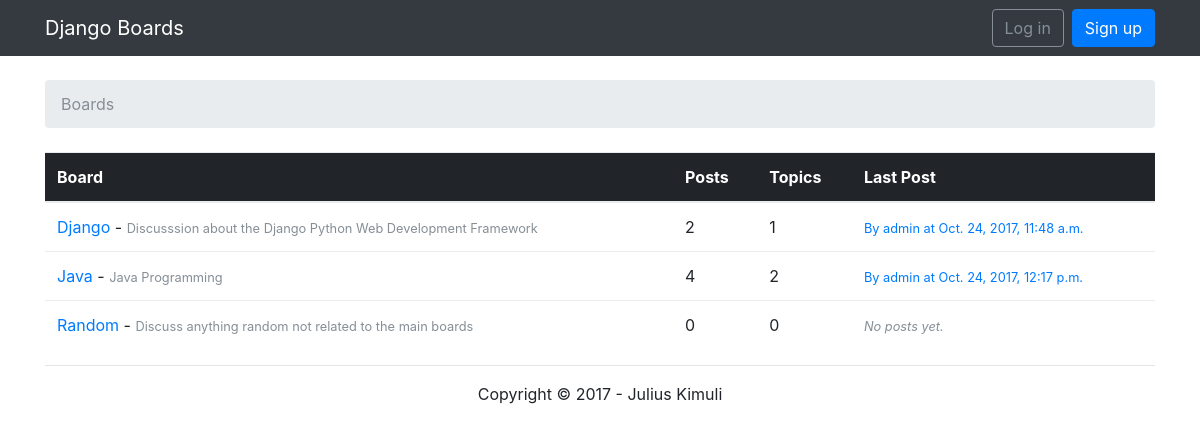
The app's page /forum/ with its own data.
### forum/models.py (models this page shows, shortened)
class Board(models.Model):
    name = models.CharField(max_length=30, unique=True)  # name of specific forum should be unique
    description = models.TextField(max_length=4000)
    def get_absolute_url(self):
        return reverse('board_details', kwargs={'name': self.name})
    def get_topic_count(self):
        return self.topics.count()
    def get_posts_count(self):
        return Post.objects.filter(topic__board=self).count()
    def get_last_post(self):
        return Post.objects.filter(topic__board=self).order_by('-created_at').first()

class Post(models.Model):
    message = models.TextField(max_length=4000)
    topic = models.ForeignKey(Topic, related_name='posts')  # Topic that this post relates to
    created_at = models.DateTimeField(auto_now_add=True)
    updated_at = models.DateTimeField(null=True)
    created_by = models.ForeignKey(User, related_name='posts')  # you can return numbers of posts created by this user
    updated_by = models.ForeignKey(User,null=True,related_name='+')

### forum/views.py (the view)
def home(request):
    boards = Board.objects.all() # return all boards created in the database
    return render(request, 'home.html', {'boards': boards})

### forum/templates/home.html (shortened to what this page needs)
{% extends 'base.html'%}
{%  block breadcrumb %}
 <li class="breadcrumb-item active">Boards</li>
{% endblock %}
 {%block content%}
    <table class="table">
         <thead class="thead-inverse">
            <th>Board</th>
            <th>Posts</th>
            <th>Topics</th>
            <th>Last Post</th>
         </thead>
         <tbody>
                {% for board in boards%}
                <tr>
                    <td><a href="{{board.get_absolute_url}}"> {{board.name}} </a> -
                    <small class="text-muted d-block>">{{board.description}}</small>
                    </td>
                    <td class="align-middle">
                        {{ board.get_posts_count}}
                    </td>
                    <td class="align-middle">
                       {{ board.get_topic_count }}
                    </td>
                    <td class="align-middle">
                     {% with post=board.get_last_post %}
                        {% if post %}
                         <small>
                            <a href="{% url 'topic_details' board.name post.topic.pk %}">
                            By {{ post.created_by.username }} at {{ post.created_at }}
                            </a>
                        </small>
                        {% else %}
                            <small class="text-muted">
                              <em>No posts yet.</em>
                            </small>
                        {% endif %}
                     {% endwith %}
                    </td>
                </tr>
                {%endfor%}
                </tbody>
                </table>
 {%endblock%}

### records on screen
Board: name "Django", description "Discusssion about the Django Python Web Development Framework", get_posts_count "2", get_topic_count "1", get_last_post.created_by.username "admin", get_last_post.created_at "Oct. 24, 2017, 11:48 a.m."
Board: name "Java", description "Java Programming", get_posts_count "4", get_topic_count "2", get_last_post.created_by.username "admin", get_last_post.created_at "Oct. 24, 2017, 12:17 p.m."
Board: name "Random", description "Discuss anything random not related to the main boards", get_posts_count "0", get_topic_count "0", shows "No posts yet."
